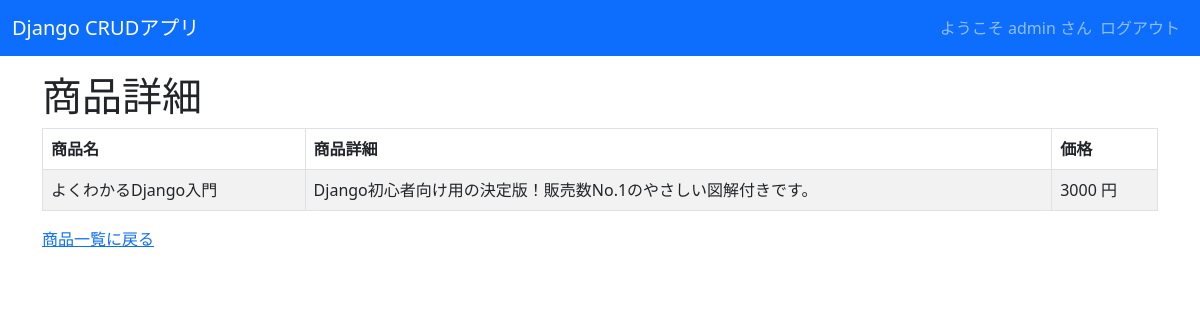
The app's page /crud/detail/1 (signed in) with its own data.
### crud/models.py (models this page shows, shortened)
class Product(models.Model):
    name = models.CharField(max_length=200)
    detail = models.TextField(blank=True, null=True)
    price = models.PositiveIntegerField()
    category = models.ForeignKey(Category, on_delete=models.CASCADE)
    img = models.ImageField(blank=True, default='noImage.png')

### crud/views.py (the view)
# urls.py: path('crud/detail/<int:pk>', views.ProductDetailView.as_view(), name="detail"),
class ProductDetailView(LoginRequiredMixin, DetailView):
    model = Product
    template_name = "crud/product_detail.html"

### crud/templates/crud/product_detail.html (shortened to what this page needs)
{% extends "base.html" %}
{% block content %}
<h1>商品詳細</h1>
<table class="table table-striped table-hover table-bordered">
   <thead>
       <tr>
           <th>商品名</th>
           <th>商品詳細</th>
           <th>価格</th>
       </tr>
   </thead>
   <tr>
       <td>{{ product.name }}</td>
       <td>{{ product.detail }}</td>
       <td>{{ product.price }} 円</td>
   </tr>
</table>
<a href="{% url 'list' %}">商品一覧に戻る</a>
{% endblock %}

### crud/templates/base.html (shortened to what this page needs)
<!DOCTYPE html>
<html lang="ja">
<head>
    <link href="https://cdn.jsdelivr.net/npm/bootstrap@5.3.0-alpha3/dist/css/bootstrap.min.css" rel="stylesheet">
</head>
<body>
    <nav class="navbar navbar-expand-lg navbar-dark bg-primary" style="margin-bottom: 1rem;">
        <div class="container-fluid">
            <a class="navbar-brand" href="{% url 'list' %}">Django CRUDアプリ</a>
            <div class="collapse navbar-collapse" id="navbarNav">
                <ul class="navbar-nav ms-auto">
                    {% if request.user.is_authenticated %}
                    <span class="navbar-text">
                        ようこそ {{ user.get_username }} さん
                    </span>
                    <li class="nav-item">
                        <form action="{% url 'logout' %}" method="post">
                            <input class="nav-link" type="submit" value="ログアウト">
                        </form>
                    </li>
                    {% else %}
                    <li class="nav-item">
                        <a class="nav-link" href="{% url 'login' %}">ログイン</a>
                    </li>
                    {% endif %}
                </ul>
            </div>
        </div>
    </nav>
    <div class="container">
        {% block content %}{% endblock %}
    </div>
</body>
</html>

### records on screen
Product: name "よくわかるDjango入門", detail "Django初心者向け用の決定版！販売数No.1のやさしい図解付きです。", price "3000"

### other values on screen
{{ user.get_username }} "admin"
